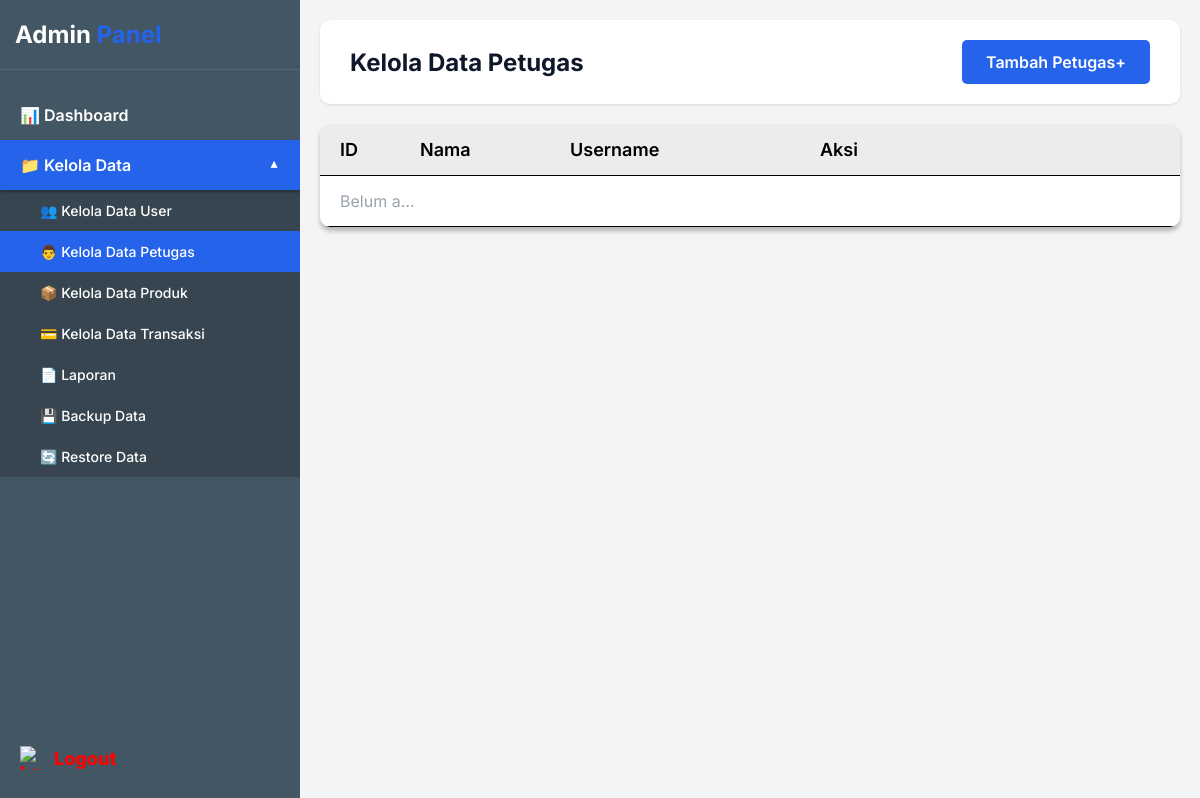
Before: /admin/kelola_data_petugas.php (signed in) with the older database file.
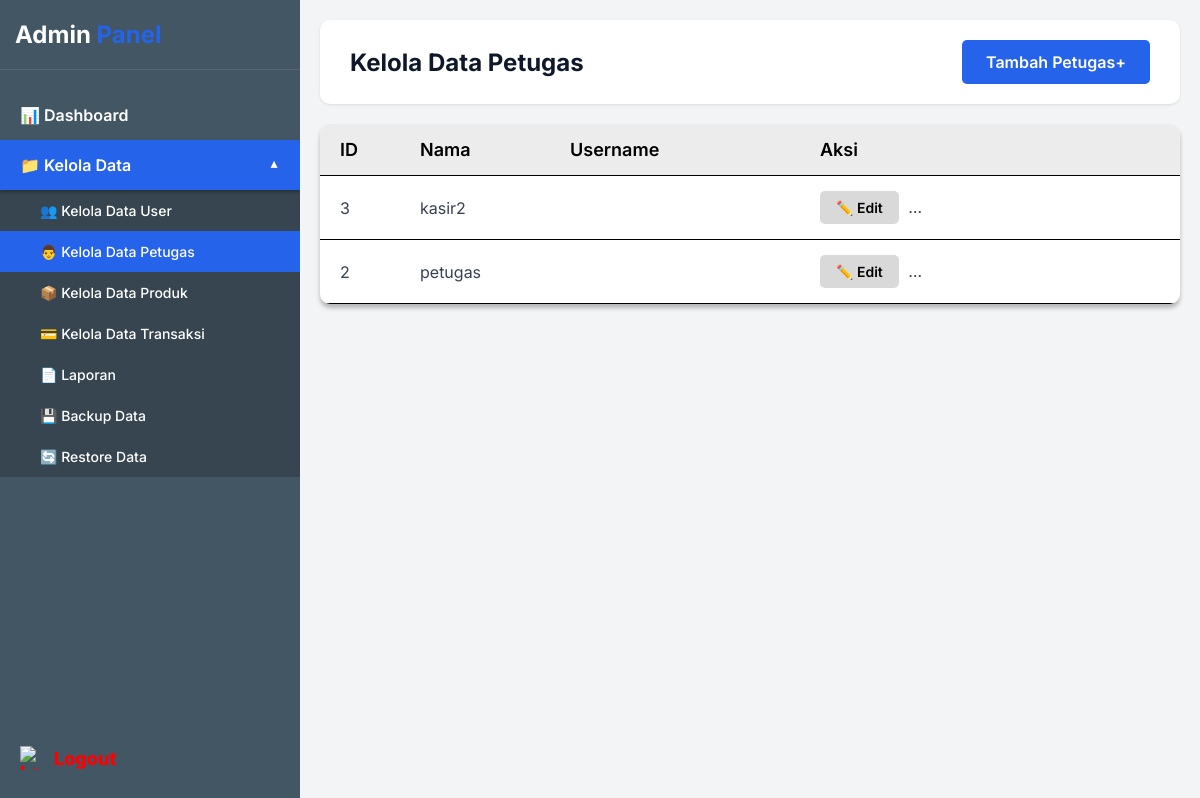
After: the same page with the newer database file.
### tables this page shows
CREATE TABLE `users` (
  `id` int(11) NOT NULL AUTO_INCREMENT,
  `username` varchar(50) NOT NULL,
  `password` varchar(255) NOT NULL,
  `nama_lengkap` varchar(100) NOT NULL,
  `email` varchar(100) DEFAULT NULL,
  `no_hp` varchar(20) DEFAULT NULL,
  `alamat` text DEFAULT NULL,
  `role` enum('admin','petugas','user') DEFAULT 'user',
  `created_at` timestamp NOT NULL DEFAULT current_timestamp(),
  PRIMARY KEY (`id`),
  UNIQUE KEY `username` (`username`),
  KEY `idx_id` (`id`)
);

### admin/kelola_data_petugas.php (the view, shortened to what this page needs)
<?php
include '../config.php';
$query = mysqli_query($koneksi, "SELECT * FROM users WHERE role = 'petugas' ORDER BY id DESC");
?>
<!DOCTYPE html>
<html lang="en">
<head>
</head>
<body>
    <div class="sidebar">
        <div class="sidebar-header">
            <div class="sidebar-title">Admin <span>Panel</span></div>
        </div>
        <div class="sidebar-menu">
            <a href="dashboard.php" class="menu-item">📊 Dashboard</a>
            <div class="dropdown-toggle menu-item" onclick="toggleDropdown()">
                📁 Kelola Data
            </div>
            <div class="dropdown-menu" id="dropdownMenu">
                <a href="kelola_data_user.php" class="dropdown-item">👥 Kelola Data User</a>
                <a href="kelola_data_petugas.php" class="dropdown-item active">👨‍ Kelola Data Petugas</a>
                <a href="kelola_data_produk.php" class="dropdown-item">📦 Kelola Data Produk</a>
                <a href="kelola_data_transaksi.php" class="dropdown-item">💳 Kelola Data Transaksi</a>
                <a href="laporan.php" class="dropdown-item">📄 Laporan</a>
                <a href="backup_data.php" class="dropdown-item">💾 Backup Data</a>
                <a href="restore_data.php" class="dropdown-item">🔄 Restore Data</a>
            </div>
        </div>
        <a href="../auth/logout.php" class="logout-btn">
            <img src="https://codia-f2c.s3.us-west-1.amazonaws.com/image/2026-02-24/Wu2Dm0rDF7.png" alt="Logout">
        </a>
    </div>
    <div class="main-content">
        <div class="header">
            <span class="header-title">Kelola Data Petugas</span>
            <a href="tambah_petugas.php" class="btn-add">Tambah Petugas+</a>
        </div>
        <div class="table-container">
            <div class="table-header">
                <div>ID</div>
                <div>Nama</div>
                <div>Username</div>
                <div>Aksi</div>
            </div>
            <?php
            while($row = mysqli_fetch_assoc($query)):
            ?>
            <div class="table-row">
                <div class="table-cell"><?php echo $row['id']; ?></div>
                <div class="table-cell"><?php echo htmlspecialchars($row['username']); ?></div>
                <div class="table-cell">
                    <a href="edit_petugas.php?id=<?php echo $row['id']; ?>" class="btn-action">✏️ Edit</a>
                    <a href="?hapus=<?php echo $row['id']; ?>" class="btn-action btn-delete" onclick="return confirm('Yakin ingin menghapus petugas ini?')">🗑️ Hapus</a>
                </div>
            </div>
            <?php endwhile; ?>
            <?php if(mysqli_num_rows($query) == 0): ?>
            <div class="table-row">
                <div class="table-cell" colspan="4" style="text-align: center; color: #9ca3af;">Belum ada data petugas</div>
            </div>
            <?php endif; ?>
        </div>
    </div>
</body>
</html>

Changed rows visible on the page:
added users: id "3", username "kasir2"
now on this page (row edited): users: id "2", username "petugas"
Other visible differences:
text no longer shown: "Belum a…"
